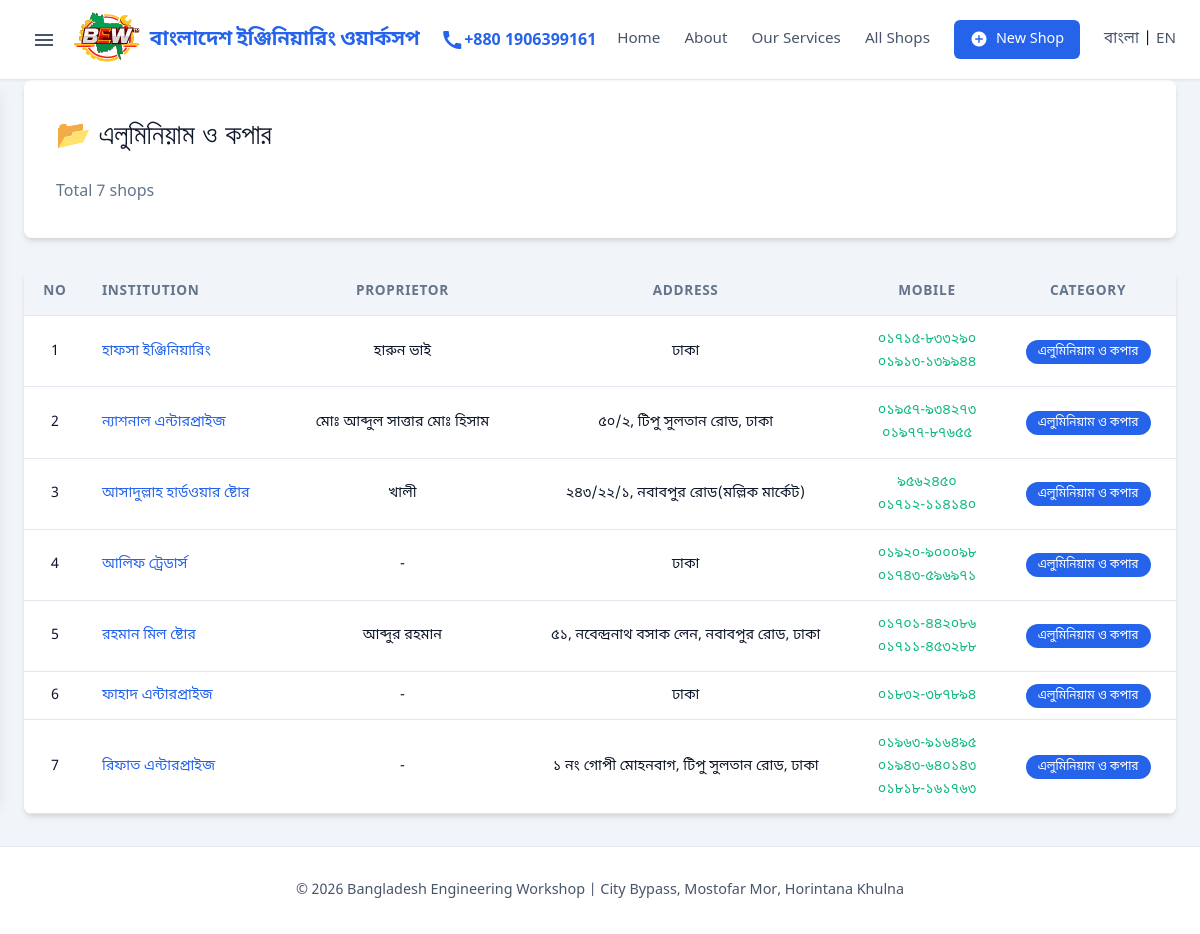
/category/6, run on an earlier commit of the app's database.
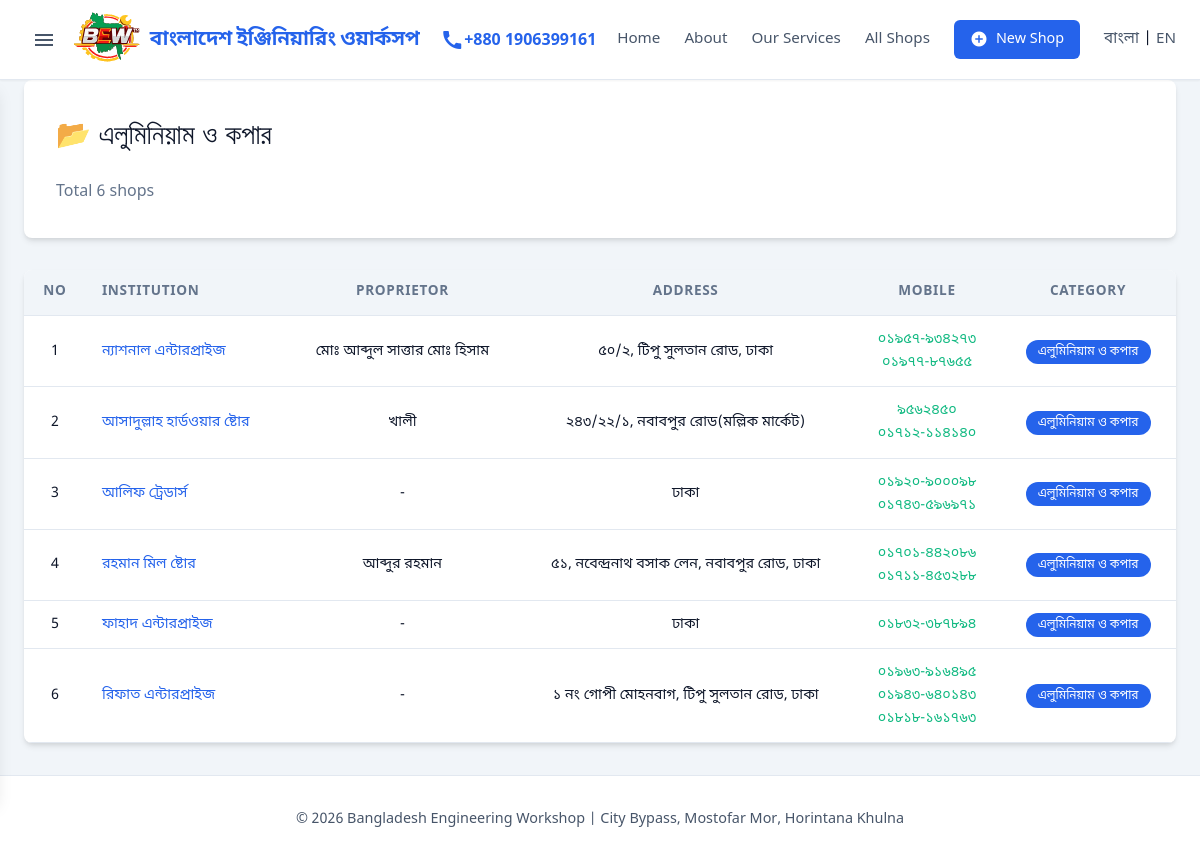
And on a later commit of the database.
### database.py (models this page shows)
class Category(db.Model):
    __tablename__ = 'categories'
    id = db.Column(db.Integer, primary_key=True)
    name = db.Column(db.String(10000), nullable=False)
    name_english = db.Column(db.String(10000))
    shops = db.relationship('Shop', backref='category', lazy=True)
    def to_dict(self):
        return {
            'id': self.id,
            'name': self.name,
            'name_english': self.name_english
        }

class Shop(db.Model):
    __tablename__ = 'shops'
    id = db.Column(db.Integer, primary_key=True)
    category_id = db.Column(db.Integer, db.ForeignKey('categories.id'))
    serial_no = db.Column(db.String(5000))
    name = db.Column(db.String(20000))
    proprietor = db.Column(db.String(10000))
    address = db.Column(db.Text)
    mobile = db.Column(db.String(10000))
    transaction_status = db.Column(db.String(10000))
    whatsapp = db.Column(db.String(5000))
    email_web = db.Column(db.String(10000))
    products = db.Column(db.Text)
    visiting_card = db.Column(db.String(5000))
    created_at = db.Column(db.DateTime, default=datetime.datetime.now)
    updated_at = db.Column(db.DateTime, default=datetime.datetime.now, onupdate=datetime.datetime.now)
    def to_dict(self):
        return {
            'id': self.id,
            'category_id': self.category_id,
            'category_name': self.category.name if self.category else '',
            'category_name_english': self.category.name_english if self.category else '',
            'serial_no': self.serial_no,
            'name': self.name,
            'proprietor': self.proprietor,
            'address': self.address,
            'mobile': self.mobile,
            'transaction_status': self.transaction_status,
            'whatsapp': self.whatsapp,
            'email_web': self.email_web,
            'products': self.products,
            'visiting_card': self.visiting_card,
            'created_at': self.created_at.isoformat() if self.created_at else None,
            'updated_at': self.updated_at.isoformat() if self.updated_at else None
        }

### app.py (the view)
@app.route('/category/<int:category_id>')
def category_shops(category_id):
    shops = db.get_shops_by_category(category_id)
    categories = db.get_all_categories()
    current_category = next((c for c in categories if c['id'] == category_id), None)
    return render_template('shop_list.html',
                         shops=shops,
                         categories=categories,
                         current_category=current_category,
                         page=1,
                         total_pages=1,
                         total=len(shops))

### app.py (called while the page is built)
def get_locale():
    if 'lang' in session:
        return session['lang']
    return request.accept_languages.best_match(['bn', 'en'])

@app.context_processor
def inject_categories():
    return dict(categories=db.get_all_categories())

### database.py (called while the page is built)
    def get_all_categories(self):
        cats = Category.query.order_by(Category.id).all()
        return [c.to_dict() for c in cats]

    def get_shops_by_category(self, category_id):
        shops = Shop.query.filter_by(category_id=category_id).order_by(Shop.id).all()
        return [s.to_dict() for s in shops]

### templates/shop_list.html (shortened to what this page needs)
{% extends 'base.html' %}
{% block content %}
<section class="page-header">
    <h1>
        {% if current_category %}
        📂 {{ current_category.name }}
        {% else %}
        🏪 {{ _('All Shops') }}
        {% endif %}
    </h1>
    <p>{{ _('Total') }} {{ total }} {{ _('shops') }}</p>
</section>
<section class="shops-section">
    {% if shops %}
    <div class="shops-table-container">
        <table class="shops-table">
            <thead>
                <tr>
                    <th>{{ _('No') }}</th>
                    <th>{{ _('Institution') }}</th>
                    <th>{{ _('Proprietor') }}</th>
                    <th>{{ _('Address') }}</th>
                    <th>{{ _('Mobile') }}</th>
                    <th>{{ _('Category') }}</th>
                </tr>
            </thead>
            <tbody>
                {% for shop in shops %}
                <tr>
                    <td>{{ loop.index + ((page-1) * 20) }}</td>
                    <td>
                        <a href="{{ url_for('shop_detail', shop_id=shop.id) }}" class="shop-link">
                            {{ shop.name }}
                        </a>
                    </td>
                    <td>{{ shop.proprietor or '-' }}</td>
                    <td>{{ shop.address or '-' }}</td>
                    <td>
                        {% if shop.mobile %}
                        {% for num in shop.mobile.split() %}
                        <div class="mobile-number">
                            <a href="tel:{{ num }}" class="mobile-link">{{ num }}</a>
                        </div>
                        {% endfor %}
                        {% else %}
                        -
                        {% endif %}
                    </td>
                    <td>
                        {% if shop.category_name %}
                        <a href="{{ url_for('category_shops', category_id=shop.category_id) }}" class="category-badge">
                            {{ shop.category_name }}
                        </a>
                        {% else %}
                        -
                        {% endif %}
                    </td>
                </tr>
                {% endfor %}
            </tbody>
        </table>
    </div>
    {% else %}
    <div class="no-results">
        <p>{{ _('No shops found.') }}</p>
        <a href="{{ url_for('index') }}" class="btn">{{ _('Back to Home') }}</a>
    </div>
    {% endif %}
</section>
{% endblock %}

### templates/base.html (shortened to what this page needs)
<!DOCTYPE html>
<html lang="bn">
<head>
    <link rel="stylesheet" href="{{ url_for('static', filename='style.css') }}">
</head>
<body>
    <nav class="navbar">
        <div class="container nav-container">
            <div class="nav-left">
                <button class="menu-toggle" id="menuToggle">
                    <span class="material-icons">menu</span>
                </button>
                <a href="{{ url_for('index') }}" class="logo">
                    <img src="{{ url_for('static', filename='img/logo.svg') }}" alt="BW Logo"
                        style="height: 85px; width: auto;">
                    বাংলাদেশ ইঞ্জিনিয়ারিং ওয়ার্কসপ
                </a>
            </div>
            <div class="nav-center"
                style="display: flex; align-items: center; gap: 0.0rem; color: var(--primary); font-weight: 600;">
                <span class="material-icons">call</span>
                <span style="font-family: 'Noto Sans', sans-serif;">+880 1906399161</span>
            </div>
            <div class="nav-links">
                <a href="{{ url_for('index') }}" class="nav-link">{{ _('Home') }}</a>
                <a href="{{ url_for('about') }}" class="nav-link">{{ _('About') }}</a>
                <a href="{{ url_for('services') }}" class="nav-link">{{ _('Our Services') }}</a>
                <a href="{{ url_for('shop_list') }}" class="nav-link">{{ _('All Shops') }}</a>
                <a href="{{ url_for('add_shop') }}" class="nav-link btn-primary">
                    <span class="material-icons">add_circle</span>
                    {{ _('New Shop') }}
                </a>
                <div class="lang-toggle">
                    <a href="{{ url_for('set_language', lang_code='bn') }}"
                        class="nav-link {% if session.get('lang', 'bn') == 'bn' %}active-lang{% endif %}">বাংলা</a>
                    <span class="divider">|</span>
                    <a href="{{ url_for('set_language', lang_code='en') }}"
                        class="nav-link {% if session.get('lang') == 'en' %}active-lang{% endif %}">EN</a>
                </div>
            </div>
        </div>
    </nav>
    <main class="container">
        {% block content %}{% endblock %}
    </main>
    <footer class="footer">
        <div class="container">
            <p>&copy; 2026 {{ _('Bangladesh Engineering Workshop') }} | {{ _('City Bypass, Mostofar Mor, Horintana
                Khulna') }}</p>
        </div>
    </footer>
</body>
</html>

### static/style.css (style rules this page uses)
:root { --primary: #2563eb; --primary-dark: #1e40af; --secondary: #64748b; --success: #10b981; --danger: #ef4444; --surface: #ffffff; --background: #f1f5f9; --text-main: #0f172a; --text-muted: #475569; --border: #e2e8f0; --dark: var(--text-main); --light: var(--background); --text-color: var(--text-main); --shadow-sm: 0 1px 2px 0 rgba(0, 0, 0, 0.05); --shadow: 0 4px 6px -1px rgba(0, 0, 0, 0.1), 0 2px 4px -1px rgba(0, 0, 0, 0.06); --shadow-lg: 0 10px 15px -3px rgba(0, 0, 0, 0.1); --radius: 8px; --radius-sm: 6px; --font-main: 'Noto Sans Bengali', system-ui, -apple-system, sans-serif; --font-inter: 'Inter', sans-serif; --transition: all 0.2s cubic-bezier(0.4, 0, 0.2, 1); }
* { margin: 0; padding: 0; box-sizing: border-box; }
body { font-family: var(--font-main); background-color: var(--background); color: var(--text-main); line-height: 1.6; min-height: 100vh; display: flex; flex-direction: column; }
.container { max-width: 1200px; margin: 0 auto; padding: 0 1.5rem; width: 100%; }
.navbar { background: var(--surface); height: 80px; border-bottom: 1px solid var(--border); position: sticky; top: 0; z-index: 1000; display: flex; align-items: center; box-shadow: var(--shadow-sm); }
.nav-container { display: flex; justify-content: space-between; align-items: center; width: 100%; }
.nav-left { display: flex; align-items: center; gap: 0.05rem; }
.logo { display: flex; align-items: center; gap: 0.0rem; color: var(--primary); text-decoration: none; font-weight: 700; font-size: 1.25rem; letter-spacing: -0.025em; }
.nav-links { display: flex; align-items: center; gap: 1.5rem; }
.nav-link { color: var(--text-muted); text-decoration: none; font-weight: 500; font-size: 0.95rem; transition: color 0.2s; }
.nav-link.btn-primary { background: var(--primary); color: white; padding: 0.5rem 1rem; border-radius: 6px; display: flex; align-items: center; gap: 0.5rem; font-size: 0.9rem; transition: background-color 0.2s; }
.nav-link.btn-primary .material-icons { font-size: 18px; }
h1, h2, h3, h4 { font-family: var(--font-inter); font-weight: 300; color: #333333; line-height: 1.2; }
h1 { font-size: 33px; line-height: 44px; margin-bottom: 1.5rem; }
.menu-toggle { background: transparent; border: none; cursor: pointer; color: var(--text-muted); padding: 0.5rem; border-radius: 6px; display: flex; align-items: center; justify-content: center; }
.menu-toggle .material-icons { font-size: 24px; }
.shops-section { margin: 2rem 0; }
.btn-primary { background: linear-gradient(135deg, var(--primary), var(--primary-dark)); }
.shops-table-container { overflow-x: auto; background: white; border-radius: var(--radius); box-shadow: var(--shadow); }
.shops-table { width: 100%; border-collapse: collapse; }
.shops-table th, .shops-table td { padding: 0.75rem 1rem; text-align: center; border-bottom: 1px solid var(--border); font-size: 0.9rem; vertical-align: middle; }
.shops-table th:nth-child(2), .shops-table td:nth-child(2) { text-align: left; }
.shops-table td { white-space: normal; word-wrap: break-word; max-width: 300px; }
.shops-table th { background: var(--light); font-weight: 600; color: var(--secondary); white-space: nowrap; font-size: 0.85rem; text-transform: uppercase; letter-spacing: 0.05em; }
.shop-link { color: var(--primary); text-decoration: none; font-weight: 500; }
.mobile-link { color: var(--success); text-decoration: none; direction: ltr; display: inline-block; }
.category-badge { background: var(--primary); color: white; padding: 0.25rem 0.75rem; border-radius: 50px; font-size: 0.75rem; text-decoration: none; white-space: nowrap; }
.page-header { background: white; padding: 2rem; border-radius: var(--radius); margin-bottom: 2rem; box-shadow: var(--shadow); }
.page-header h1 { font-size: 1.75rem; color: var(--dark); }
.page-header p { color: var(--secondary); margin-top: 0.5rem; }
.footer { background: var(--dark); color: rgba(255, 255, 255, 0.7); text-align: center; padding: 2rem 1rem; margin-top: 3rem; }
.footer { background-color: var(--surface); border-top: 1px solid var(--border); padding: 2rem 0; margin-top: auto; text-align: center; color: var(--text-muted); }
.footer p { font-size: 0.9rem; }

What changed in the data, as far as the page shows it:
removed Shop: name "হাফসা ইঞ্জিনিয়ারিং", proprietor "হারুন ভাই", address "ঢাকা"
Also different on the page:
{{ total }}: "7" → "6"
list line gone: "1 ০১৭১৫-৮৩৩২৯০ ০১৯১৩-১৩৯৯৪৪"
list line gone: "এলুমিনিয়াম ও কপার"
